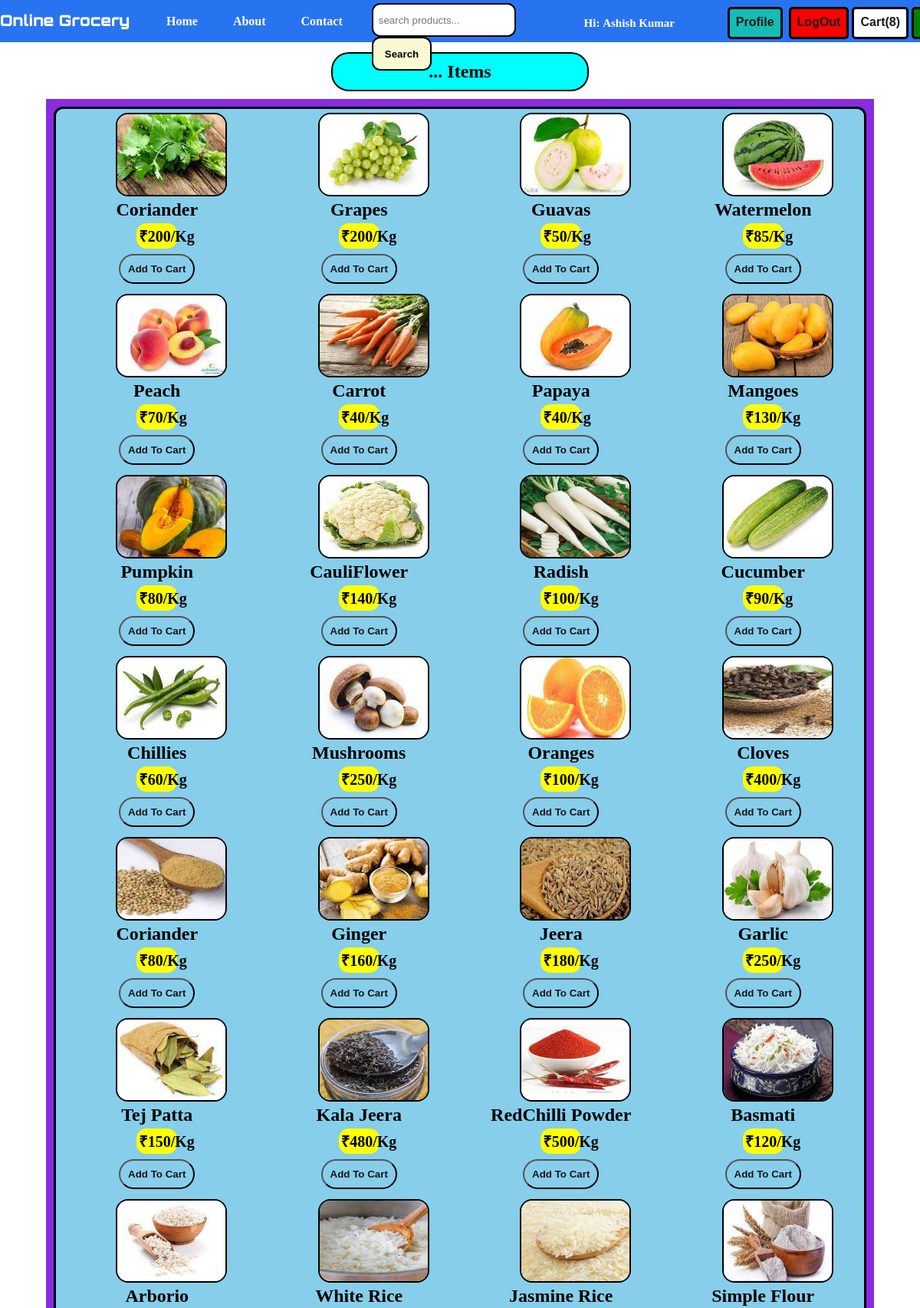
Screenshot of /items.php (signed in, upper part) with the database file from the repository.
### tables this page shows
CREATE TABLE `users` (
  `user_id` int(6) NOT NULL,
  `f_name` varchar(20) NOT NULL,
  `l_name` varchar(20) NOT NULL,
  `email` varchar(30) NOT NULL,
  `mobile` varchar(10) NOT NULL,
  `password` varchar(100) NOT NULL,
  `address` varchar(200) NOT NULL,
  `updated` timestamp NOT NULL DEFAULT current_timestamp() ON UPDATE current_timestamp(),
  `created` timestamp NOT NULL DEFAULT current_timestamp()
);

CREATE TABLE `items` (
  `item_id` int(11) NOT NULL,
  `item_name` varchar(30) NOT NULL,
  `item_img` varchar(50) NOT NULL,
  `item_price` decimal(10,0) NOT NULL,
  `item_category` int(6) NOT NULL
);

### items.php (the view, shortened to what this page needs)
<?php include_once('header.php');
?>
     <container class="categorycontainer">
    <div class="categoryHeading">
        <?php
        if(isset($_GET['id']) and $_GET['id']!=""){
            $query = mysqli_query($conn, "SELECT * FROM category WHERE cat_id=".$_GET['id']);
            while ($row = mysqli_fetch_array($query)){
                $cat_name = $row['cat_name'];
            }
        }else{
            $cat_name = "...";
        }
        ?>
            <h2><?php echo $cat_name; ?> Items</h2>
    </div>
    <div class="categoryContent">
         <div class="categoryCommon">
             <?php
             if(isset($_GET['id']) and $_GET['id']!=""){
                    $query = mysqli_query($conn, "SELECT * FROM items WHERE item_category=".$_GET['id']);
             }else if($_GET['id']==""){
                    $query = mysqli_query($conn, "SELECT * FROM items WHERE item_name LIKE '%{$search}%'");
             }
                    while ($row = mysqli_fetch_array($query)){
                      $item_img = $row['item_img'];
                      $item_name = $row['item_name'];
                      $item_price = $row['item_price'];
                    ?>
                        <div class="item">
                        <form method="post">
                           <img src="items/<?php echo $item_img; ?>" alt="<?php echo $item_name; ?>">
                           <h2><?php echo $item_name; ?></h2>
                           <p>&#8377;<?php echo $item_price; ?>/Kg</p>
                           <button type="submit" name="Add_To_Cart" class="cart">Add To Cart</button>
                        </form>
                        </div>
                    <?php }  ?>
         </div>
     </div>
 </container>
<?php include_once('footer.php') ?>

### header.php (shortened to what this page needs)
<?php
include_once('admin/connect_db.php');
?>
<!DOCTYPE html>
<html lang="en">
<head>
    <link rel="stylesheet" href="css/style.css">
    <link rel="stylesheet" href="css/utilis.css">
    <link rel="stylesheet" href="https://cdnjs.cloudflare.com/ajax/libs/font-awesome/4.7.0/css/font-awesome.min.css">
    <link rel="stylesheet" href="https://cdnjs.cloudflare.com/ajax/libs/font-awesome/4.7.0/css/font-awesome.min.css">
</head>
<body>
    <header class="head">
        <div class="d1">
            <p class="p1">Online Grocery</p>
        </div>
        <nav>
            <ul>
                <li><a href="index.php">Home</a></li>
                <li><a href="about.php">About</a></li>
                <li><a href="contact.php">Contact</a></li>
            </ul>
        </nav>
        <div class="search">
            <form method="post" action="items_search.php">
                <input  id="searchinput"type="text" name="search" placeholder="search products..." required>
                <input type="submit" name="search_btn" value="Search" id="search1">
            </form>
        </div>
        <div class="butns">
            <?php if(isset($_SESSION['user_id'])){
                $query = mysqli_query($conn, "SELECT * from users WHERE user_id='".$_SESSION['user_id']."'");
                while($row =  mysqli_fetch_array($query)){
                    $f_name =  $row['f_name'];
                    $l_name =  $row['l_name'];
                    $name = $f_name.' '.$l_name;
                }
                $query = mysqli_query($conn, "SELECT SUM(quantity) as total_items FROM manage_cart WHERE user_id='".$_SESSION['user_id']."'");
                while ($row = mysqli_fetch_array($query)){
                    $total_items = $row['total_items'];
                }
                ?>
                <p class="title"><?php echo "Hi: ".$name;?></p>
                <a href="user_profile.php" id="profile">Profile</a>
               <?php
                echo " <a href='logout.php' id='logout'>LogOut</a>";
                    if(isset($_SESSION)){?>
                        <a href="manage_cart.php" id="cart">
                <span>Cart(<?php echo $total_items; ?>)</span></a>
                    <?php }
                    if(@$_SESSION['user_id']<=2){
                        echo " <a href='admin/dashboard.php' id='admin'>Admin</a>";
                    }
                }else{?>
                <button id="log" onclick="window.location.href='login.php';">Log In</button>
                <button id="sign" onclick="window.location.href='signup.php';">Sign Up</button>
           <?php } ?>
        </div>
    </header>
    <main  id="#main" class="mainclass">

### css/style.css (style rules this page uses)
* { margin:0; padding:0; }
.head { background-color: #2874f0; display: flex; height: 55px; width: 100%; position: fixed; }
.p1 { color: white; font-family: 'Orbitron', sans-serif; font-weight: 900; font-size: 20px; line-height: 53px; width: 194px; }
nav ul { display: flex; justify-content: flex-start; }
nav ul li { list-style: none; padding: 0px 23px; line-height: 55px; }
nav ul li a { color: white; text-decoration: none; font-weight: 900; }
.search { display: flex; margin: 4px 15px; }
.search input { height: 40px; padding-left: 7px; border: 2px solid black; border-radius: 11px; }
#search1 { padding: 6px 15px; background: lightgoldenrodyellow; font-weight: bold; height: 44px; }
#profile, #logout, #admin { margin: 0px 4px; }
#profile { border: 3px solid black; border-radius: 5px; color: #181819; text-decoration: none; padding: 8px; background: rgb(21, 189, 180); font-weight: bold; font-family: 'Franklin Gothic Medium', 'Arial Narrow', Arial, sans-serif; height: 20px; }
#logout { border: 3px solid black; border-radius: 5px; color: #181819; text-decoration: none; padding: 8px; background: red; font-weight: bold; font-family: 'Franklin Gothic Medium', 'Arial Narrow', Arial, sans-serif; height: 20px; }
#admin { border: 3px solid black; border-radius: 5px; color: #181819; text-decoration: none; padding: 8px; background: green; font-weight: bold; font-family: 'Franklin Gothic Medium', 'Arial Narrow', Arial, sans-serif; height: 20px; }
#cart { border: 3px solid black; border-radius: 5px; color: #181819; text-decoration: none; padding: 8px; background: white; font-weight: bold; font-family: 'Franklin Gothic Medium', 'Arial Narrow', Arial, sans-serif; height: 20px; }
.butns .title { font-size: 15px; font-weight: bold; font-family: 'FontAwesome'; color: white; padding: 13px 0px; width: 248px; text-align: center; }
.butns { display: flex; margin: 9px; justify-content: space-around; }
.mainclass { height: auto; display: inline-block; margin-top: 58px; width: 100%; }
.categorycontainer { display:inline-block; }
.categorycontainer .categoryHeading { background-color: aqua; width: 26vw; margin: 10px auto; padding: 10px; border-radius: 23px; text-align: center; border: 2px black solid; }
.categorycontainer .categoryContent { background-color: blueviolet; width: 90vw; margin: 9px 60px; display: flex; flex-direction: column; justify-content: center; }
.categorycontainer .categoryContent .categoryCommon { background-color: skyblue; margin: 10px; height: auto; display: flex; flex-wrap: wrap; justify-content: space-around; border: 3px black solid; border-radius: 12px; }
.categorycontainer .categoryContent .categoryCommon .item { width: 24%; margin: 5px; display: flex; flex-direction: column; justify-content: center; text-align: center; }
.categorycontainer .categoryContent .categoryCommon .item img { width: 141px; height: 105px; margin: 0px 73px; border: 2px black solid; border-radius: 16px; }
.categorycontainer .categoryContent .categoryCommon .item p { background-color: yellow; margin: 4px 100px; padding: 3px; font-size: 20px; font-weight: bold; border-radius: 13px; }
.item .cart { margin: 3px 43px; padding: 10px; border-radius: 27px; background-color: skyblue; color: #151517; font-weight: bolder; }

### rows the page displays
users: name "Ashish Kumar"
items: item_img (picture), item_name "Coriander", item_price "200"
items: item_img (picture), item_name "Grapes", item_price "200"
items: item_img (picture), item_name "Guavas", item_price "50"
items: item_img (picture), item_name "Watermelon", item_price "85"
items: item_img (picture), item_name "Peach", item_price "70"
items: item_img (picture), item_name "Carrot", item_price "40"
items: item_img (picture), item_name "Papaya", item_price "40"
items: item_img (picture), item_name "Mangoes", item_price "130"
items: item_img (picture), item_name "Pumpkin", item_price "80"
items: item_img (picture), item_name "CauliFlower", item_price "140"
items: item_img (picture), item_name "Radish", item_price "100"
items: item_img (picture), item_name "Cucumber", item_price "90"
items: item_img (picture), item_name "Chillies", item_price "60"
items: item_img (picture), item_name "Mushrooms", item_price "250"
items: item_img (picture), item_name "Oranges", item_price "100"
items: item_img (picture), item_name "Cloves", item_price "400"
items: item_img (picture), item_name "Coriander", item_price "80"
items: item_img (picture), item_name "Ginger", item_price "160"
items: item_img (picture), item_name "Jeera", item_price "180"
items: item_img (picture), item_name "Garlic", item_price "250"
items: item_img (picture), item_name "Tej Patta", item_price "150"
items: item_img (picture), item_name "Kala Jeera", item_price "480"
items: item_img (picture), item_name "RedChilli Powder", item_price "500"
items: item_img (picture), item_name "Basmati", item_price "120"
items: item_img (picture), item_name "Arborio"
items: item_img (picture), item_name "White Rice"
items: item_img (picture), item_name "Jasmine Rice"
items: item_img (picture), item_name "Simple Flour"

### other values shown
$total_items "8"
$cat_name "..."
